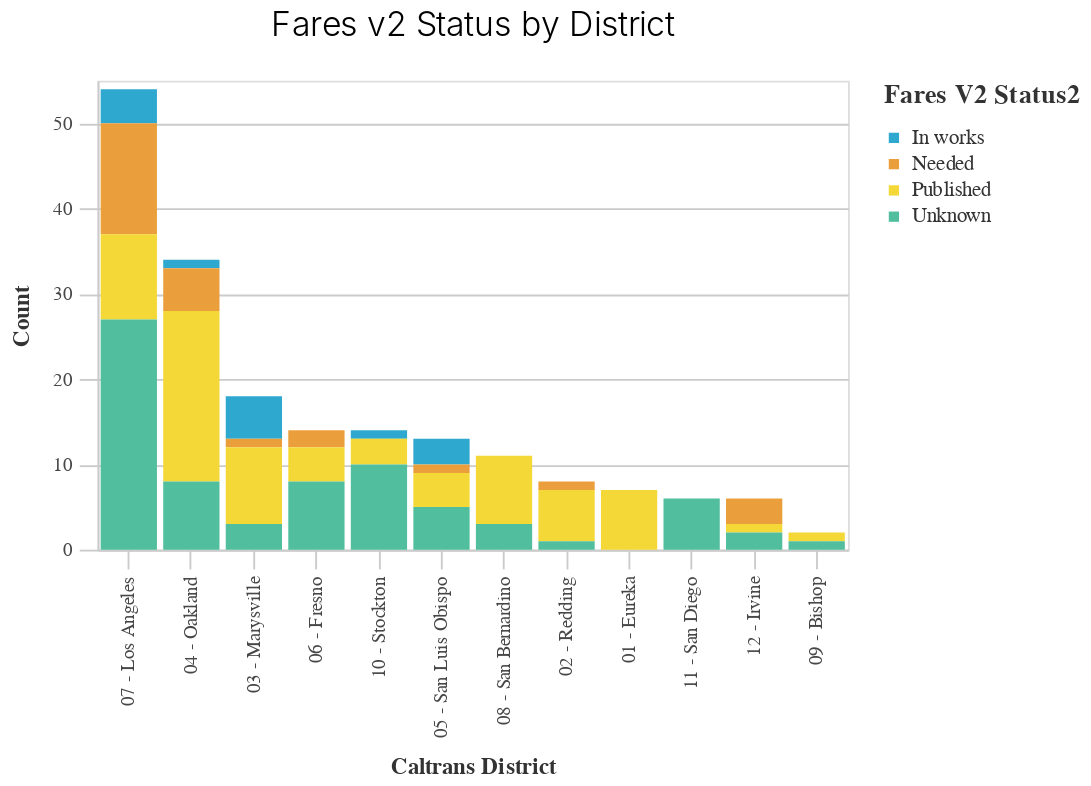

Write notebook code for a chart like this one.
### Code cell
(_dla_utils.bar_chart_nosubset((df>>group_by(_.caltrans_district)>>count(_.fares_v2_status2)),
                               'caltrans_district',
                               'n',
                               'fares_v2_status2',
                               chart_title='Fares v2 Status by District'))

### Figure 1 — Vega-Lite specification as saved in the notebook (floating-point values rounded to 4 significant figures)
{"config": {"view": {"continuousWidth": 400, "continuousHeight": 300}, "axis": {"domainColor": "#cbcbcb", "grid": true, "gridColor": "#cbcbcb", "gridWidth": 1, "labelColor": "#474747", "labelFont": "Nunito Sans", "labelFontSize": 10, "labelPadding": 4, "tickColor": "#cbcbcb", "tickSize": 10, "titleColor": "#333", "titleFont": "Raleway", "titleFontSize": 12, "titlePadding": 10}, "axisBand": {"grid": false}, "background": "white", "font": "Raleway", "header": {"labelFont": "Nunito Sans", "titleFont": "Raleway"}, "legend": {"labelColor": "#333", "labelFont": "Nunito Sans", "labelFontSize": 11, "labelLimit": 0, "padding": 1, "symbolSize": 30, "symbolType": "square", "titleColor": "#333", "titleFont": "Raleway", "titleFontSize": 14, "titlePadding": 10}, "title": {"anchor": "middle", "font": "Raleway", "fontSize": 18, "fontWeight": 300, "offset": 20}}, "data": {"name": "data-6242eba1305476dc55c811e57e8b9f7a"}, "mark": "bar", "encoding": {"color": {"field": "fares_v2_status2", "legend": {"symbolLimit": 10, "title": "Fares V2 Status2"}, "scale": {"range": ["#2EA8CE", "#EB9F3C", "#F4D837", "#51BF9D", "#8CBCCB", "#9487C0"]}, "type": "nominal"}, "x": {"field": "caltrans_district", "sort": "-y", "title": "Caltrans District", "type": "nominal"}, "y": {"field": "n", "title": "Count", "type": "quantitative"}}, "height": 250, "title": "Fares v2 Status by District", "width": 400, "$schema": "https://vega.github.io/schema/vega-lite/v4.17.0.json", "datasets": {"data-6242eba1305476dc55c811e57e8b9f7a": [{"caltrans_district": "01 - Eureka", "fares_v2_status2": "Published", "n": 7}, {"caltrans_district": "02 - Redding", "fares_v2_status2": "Needed", "n": 1}, {"caltrans_district": "02 - Redding", "fares_v2_status2": "Published", "n": 6}, {"caltrans_district": "02 - Redding", "fares_v2_status2": "Unknown", "n": 1}, {"caltrans_district": "03 - Marysville", "fares_v2_status2": "In works", "n": 5}, {"caltrans_district": "03 - Marysville", "fares_v2_status2": "Needed", "n": 1}, {"caltrans_district": "03 - Marysville", "fares_v2_status2": "Published", "n": 9}, {"caltrans_district": "03 - Marysville", "fares_v2_status2": "Unknown", "n": 3}, {"caltrans_district": "04 - Oakland", "fares_v2_status2": "In works", "n": 1}, {"caltrans_district": "04 - Oakland", "fares_v2_status2": "Needed", "n": 5}, {"caltrans_district": "04 - Oakland", "fares_v2_status2": "Published", "n": 20}, {"caltrans_district": "04 - Oakland", "fares_v2_status2": "Unknown", "n": 8}, {"caltrans_district": "05 - San Luis Obispo", "fares_v2_status2": "In works", "n": 3}, {"caltrans_district": "05 - San Luis Obispo", "fares_v2_status2": "Needed", "n": 1}, {"caltrans_district": "05 - San Luis Obispo", "fares_v2_status2": "Published", "n": 4}, {"caltrans_district": "05 - San Luis Obispo", "fares_v2_status2": "Unknown", "n": 5}, {"caltrans_district": "06 - Fresno", "fares_v2_status2": "Needed", "n": 2}, {"caltrans_district": "06 - Fresno", "fares_v2_status2": "Published", "n": 4}, {"caltrans_district": "06 - Fresno", "fares_v2_status2": "Unknown", "n": 8}, {"caltrans_district": "07 - Los Angeles", "fares_v2_status2": "In works", "n": 4}, {"caltrans_district": "07 - Los Angeles", "fares_v2_status2": "Needed", "n": 13}, {"caltrans_district": "07 - Los Angeles", "fares_v2_status2": "Published", "n": 10}, {"caltrans_district": "07 - Los Angeles", "fares_v2_status2": "Unknown", "n": 27}, {"caltrans_district": "08 - San Bernardino", "fares_v2_status2": "Published", "n": 8}, {"caltrans_district": "08 - San Bernardino", "fares_v2_status2": "Unknown", "n": 3}, {"caltrans_district": "09 - Bishop", "fares_v2_status2": "Published", "n": 1}, {"caltrans_district": "09 - Bishop", "fares_v2_status2": "Unknown", "n": 1}, {"caltrans_district": "10 - Stockton", "fares_v2_status2": "In works", "n": 1}, {"caltrans_district": "10 - Stockton", "fares_v2_status2": "Published", "n": 3}, {"caltrans_district": "10 - Stockton", "fares_v2_status2": "Unknown", "n": 10}, {"caltrans_district": "11 - San Diego", "fares_v2_status2": "Unknown", "n": 6}, {"caltrans_district": "12 - Irvine", "fares_v2_status2": "Needed", "n": 3}, {"caltrans_district": "12 - Irvine", "fares_v2_status2": "Published", "n": 1}, {"caltrans_district": "12 - Irvine", "fares_v2_status2": "Unknown", "n": 2}]}}
